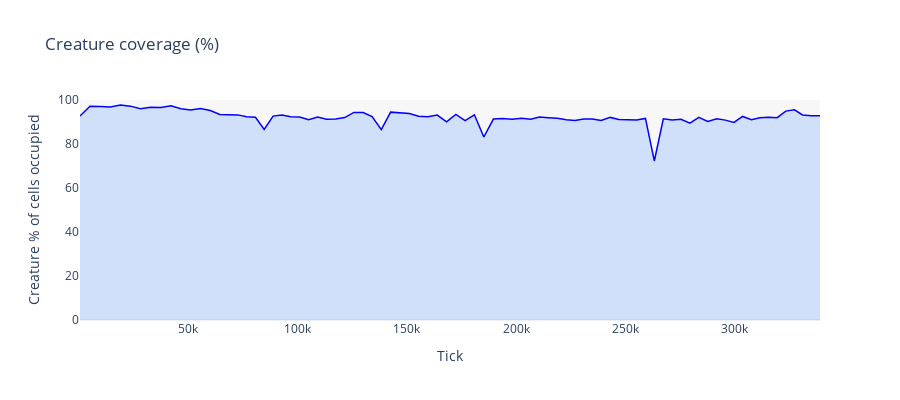

The cell this chart's notebook holds for it:
### Code cell
# Plot creature percentage over time (tick on X axis)

import plotly.express as px  # pyright: ignore[reportMissingImports]

required_cols = {"creatures_count", "colony_width", "colony_height"}
missing = required_cols - set(df.columns)
if missing:
    raise KeyError(
        f"Missing columns {missing} in parquet file. "
        "Regenerate parquet with updated stats_shots_to_parquet.py to include colony_width/colony_height."
    )

# Sort by tick to ensure a sensible time series
plot_df = df.sort_values("tick").copy()

# Compute percentage of grid cells occupied by creatures
plot_df["grid_cells"] = plot_df["colony_width"] * plot_df["colony_height"]
plot_df["creature_pct"] = (plot_df["creatures_count"] / plot_df["grid_cells"]) * 100.0

import plotly.graph_objects as go

# Create figure with two area fills
fig = go.Figure()

# Add creature coverage area (from 0 to line) - blue color
fig.add_trace(go.Scatter(
    x=plot_df["tick"],
    y=plot_df["creature_pct"],
    fill='tozeroy',
    mode='lines',
    line=dict(width=1.5, color='blue'),
    fillcolor='rgba(100, 149, 237, 0.3)',  # Light blue with transparency
    name='Creature coverage',
    showlegend=False,
))

# Add empty cells area (from line to 100%) - off-white color
fig.add_trace(go.Scatter(
    x=plot_df["tick"],
    y=[100] * len(plot_df),
    fill='tonexty',
    mode='lines',
    line=dict(width=0),
    fillcolor='rgba(240, 240, 240, 0.5)',  # Off-white with transparency
    name='Empty cells',
    showlegend=False,
))

fig.update_layout(
    title="Creature coverage (%)",
    xaxis_title="Tick",
    yaxis_title="Creature % of cells occupied",
    height=400,
    yaxis_range=[0, 100],
    xaxis=dict(showgrid=False),
    yaxis=dict(showgrid=False),
    template="plotly_white"
)
fig.show()

### Figure 1 — Plotly figure (JSON) as saved in the notebook; plotly's stock layout.template omitted (floating-point values rounded to 4 significant figures)
{"data": [{"fill": "tozeroy", "fillcolor": "rgba(100, 149, 237, 0.3)", "line": {"color": "blue", "width": 1.5}, "mode": "lines", "name": "Creature coverage", "showlegend": false, "type": "scatter", "x": [779, 5343, 9992, 14638, 19268, 23869, 28381, 33051, 37671, 42347, 46896, 51307, 55829, 60313, 64672, 68918, 72915, 76909, 80953, 84942, 89001, 93041, 97040, 101168, 105255, 109339, 113453, 117567, 121734, 125915, 130144, 134251, 138458, 142708, 147044, 151290, 155519, 159738, 164014, 168279, 172528, 176745, 180978, 185302, 189670, 193980, 198266, 202534, 206682, 210721, 214801, 218916, 222999, 226923, 230919, 234901, 238943, 243019, 247024, 251000, 255072, 259149, 263204, 267316, 271352, 275417, 279465, 283524, 287626, 291750, 295677, 299594, 303563, 307547, 311439, 315368, 319332, 323275, 327242, 330943, 334949, 338906], "y": [92.72, 97.15, 97.1, 96.81, 97.77, 97.21, 96.0, 96.67, 96.65, 97.38, 96.03, 95.47, 96.13, 95.25, 93.4, 93.43, 93.23, 92.36, 92.17, 86.6, 92.68, 93.13, 92.41, 92.28, 91.07, 92.23, 91.3, 91.33, 92.0, 94.36, 94.33, 92.49, 86.51, 94.48, 94.09, 93.9, 92.66, 92.37, 93.13, 90.11, 93.42, 90.66, 93.27, 83.19, 91.32, 91.55, 91.29, 91.7, 91.3, 92.22, 91.97, 91.68, 91.0, 90.65, 91.37, 91.36, 90.71, 92.09, 91.15, 91.01, 90.9, 91.62, 72.29, 91.48, 90.89, 91.24, 89.48, 92.08, 90.28, 91.46, 90.85, 89.83, 92.53, 91.08, 91.97, 92.16, 91.96, 94.94, 95.52, 93.18, 92.79, 92.82]}, {"fill": "tonexty", "fillcolor": "rgba(240, 240, 240, 0.5)", "line": {"width": 0}, "mode": "lines", "name": "Empty cells", "showlegend": false, "type": "scatter", "x": [779, 5343, 9992, 14638, 19268, 23869, 28381, 33051, 37671, 42347, 46896, 51307, 55829, 60313, 64672, 68918, 72915, 76909, 80953, 84942, 89001, 93041, 97040, 101168, 105255, 109339, 113453, 117567, 121734, 125915, 130144, 134251, 138458, 142708, 147044, 151290, 155519, 159738, 164014, 168279, 172528, 176745, 180978, 185302, 189670, 193980, 198266, 202534, 206682, 210721, 214801, 218916, 222999, 226923, 230919, 234901, 238943, 243019, 247024, 251000, 255072, 259149, 263204, 267316, 271352, 275417, 279465, 283524, 287626, 291750, 295677, 299594, 303563, 307547, 311439, 315368, 319332, 323275, 327242, 330943, 334949, 338906], "y": [100, 100, 100, 100, 100, 100, 100, 100, 100, 100, 100, 100, 100, 100, 100, 100, 100, 100, 100, 100, 100, 100, 100, 100, 100, 100, 100, 100, 100, 100, 100, 100, 100, 100, 100, 100, 100, 100, 100, 100, 100, 100, 100, 100, 100, 100, 100, 100, 100, 100, 100, 100, 100, 100, 100, 100, 100, 100, 100, 100, 100, 100, 100, 100, 100, 100, 100, 100, 100, 100, 100, 100, 100, 100, 100, 100, 100, 100, 100, 100, 100, 100]}], "layout": {"height": 400, "title": {"text": "Creature coverage (%)"}, "xaxis": {"showgrid": false, "title": {"text": "Tick"}}, "yaxis": {"range": [0, 100], "showgrid": false, "title": {"text": "Creature % of cells occupied"}}}}
